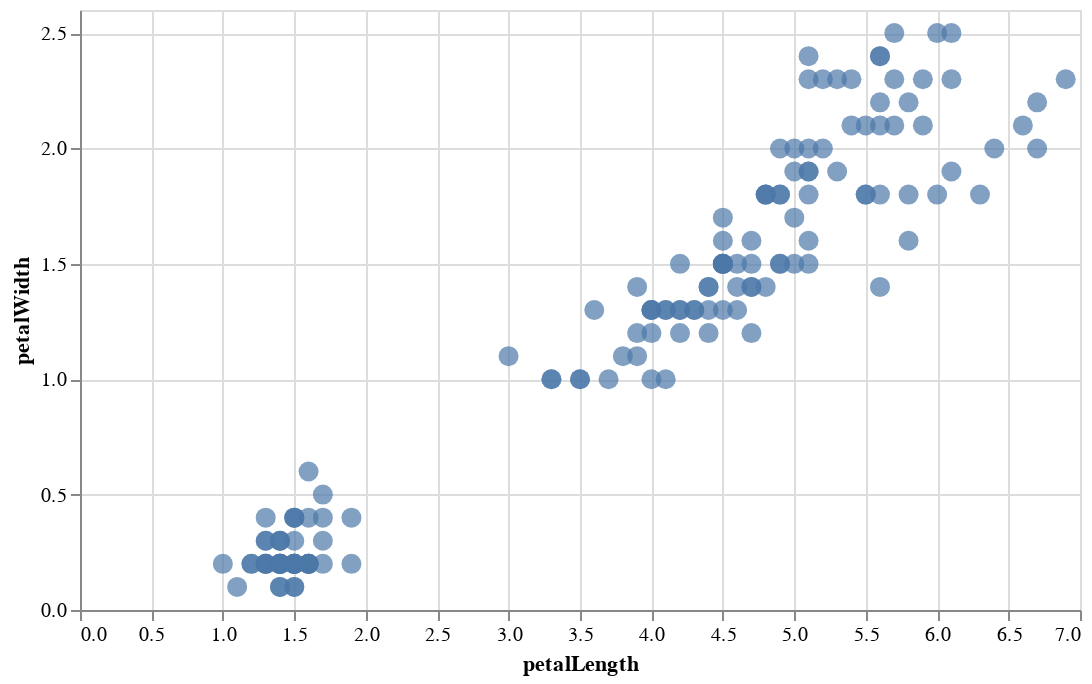

Here is the notebook cell this chart was saved with:
### Code cell
df = data.iris()

# the simple version
alt.Chart(df, height=300, width=500)\
    .mark_circle(size=100)\
    .encode(
            x='petalLength',
            y='petalWidth'
    )

### Figure 1 — Vega-Lite specification as saved in the notebook (floating-point values rounded to 4 significant figures; data arrays with more than 128 entries replaced by an {"elided": "..."} marker saying what was removed)
{"config": {"view": {"continuousWidth": 400, "continuousHeight": 300}}, "data": {"name": "data-a264acbd6e539a8b3afc0cb5f240fb57"}, "mark": {"type": "circle", "size": 100}, "encoding": {"x": {"type": "quantitative", "field": "petalLength"}, "y": {"type": "quantitative", "field": "petalWidth"}}, "height": 300, "width": 500, "$schema": "https://vega.github.io/schema/vega-lite/v4.8.1.json", "datasets": {"data-a264acbd6e539a8b3afc0cb5f240fb57": {"elided": "150 records"}}}
